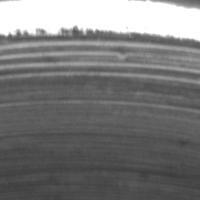
#> input picture patches_dirs_200/3/patch_11.jpg, 200 x 200 px, found by its file name
$ python visualize.py
#> lines starting #> are read from the running program, lines starting #| are printed output that depends on the picture
### code/utils.py
import glob

import matplotlib.pyplot as plt
import xlsxwriter as xls
import numpy as np
import cv2

def get_file_paths(directory_path: 'str') -> list:
    """Return a list of paths matching a pathname pattern."""
    return glob.glob(directory_path)

# [42 lines left out: functions addFrequencies, saveAsExcel, getROI, calculate_median_from_counts, not called in this run]

def filterImage(image: 'np.ndarray', desired_intensity):
    return cv2.inRange(image, desired_intensity, desired_intensity)

def showImage(image: np.ndarray):
    plt.figure()
    plt.imshow(image)
    plt.colorbar()
    plt.show()

### code/visualize.py
import matplotlib.pyplot as plt
import numpy as np
from matplotlib.patches import Polygon
from pycocotools.coco import COCO
import utils
import cv2


# Path to your COCO annotation file

# [44 lines left out: functions visualizeDataset, visualize_coco, not called in this run]

image = cv2.imread("/home/antonio123/workspace/Github_projects/StatisticalImageAnalysis/patches_masks/patch_11.jpg", cv2.IMREAD_GRAYSCALE)
#> image is the input picture: shape (200, 200); min 59, max 255, mean 121.2
utils.showImage(image)
#> in showImage, `plt.show()`:
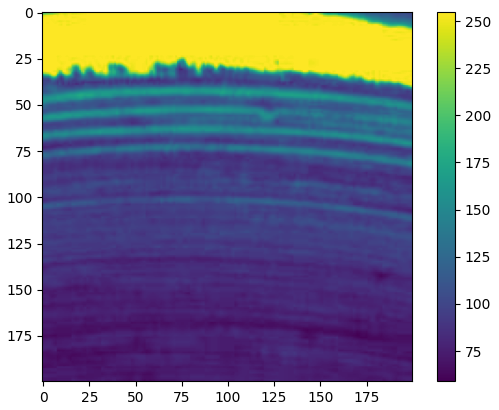
#> figure drawn by matplotlib, 2 panels

$ run again, with patches_dirs_200/3/patch_8.jpg copied over patches_dirs_200/3/patch_11.jpg
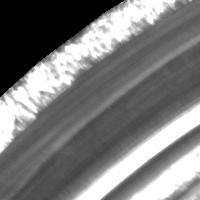
#> input picture patches_dirs_200/3/patch_8.jpg, 200 x 200 px, found by its file name
#> image is the input picture: shape (200, 200); min 0, max 255, mean 122.4
#> in showImage, `plt.show()`:
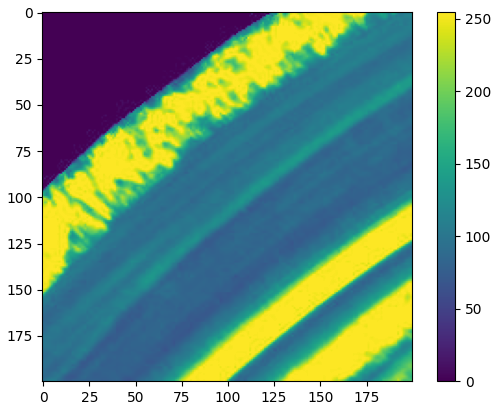
#> figure drawn by matplotlib, 2 panels
